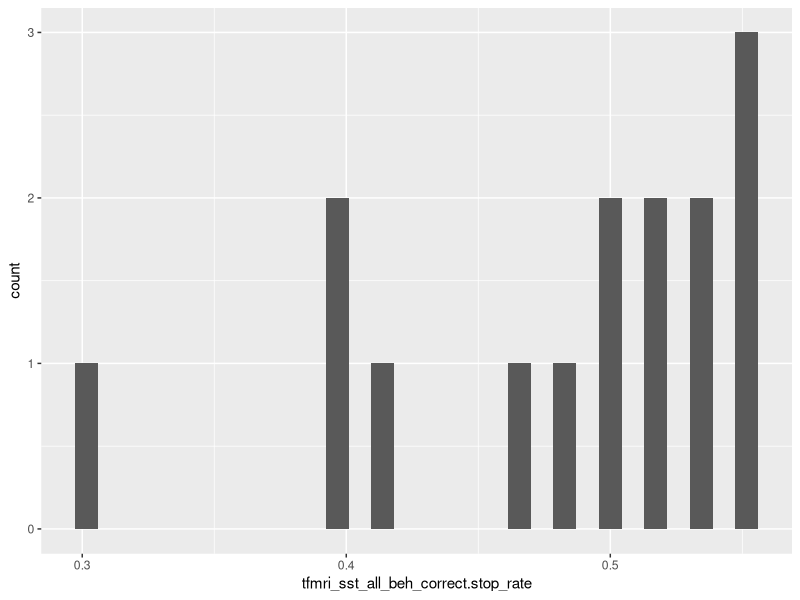

Here is the R script that generated this plot:
## ---- chunk 1
library(reshape)
library(tidyverse)
library(kableExtra)
library(matrixStats)
library(lme4)
library(nlme)
library(broom.mixed)
library(purrr)
## ---- chunk 2
comb2 <- read_csv("../nihl-r-classes-data-raw/comb2_sub.csv")
## ---- chunk 3
comb2$race.4level <- as.factor(comb2$race.4level)
comb2$sex_at_birth <- as.factor(comb2$sex_at_birth)

class(comb2$race.4level)
class(comb2$sex_at_birth)
## ---- chunk 4
comb2 %>% 
  ggplot(mapping = aes(tfmri_sst_all_beh_correct.stop_rate)) +
  geom_histogram()
## ---- chunk 5
comb2_sub <- read_csv("../nihl-r-classes-data-raw/comb2_sub.csv", 
    col_types = cols(X.x = col_number(), 
        tfmri_sst_all_beh_correct.stop_numtrials = col_number(), 
        tfmri_sst_all_beh_correct.stop_rate = col_number(), 
        discrimination_matrix_q5 = col_number(), 
        discrimination_matrix_q6 = col_number(), 
        discrimination_matrix_q7 = col_number(),  
tfmri_nback_all_emotion.vs.neutface_beta_cort.destrieux_g.temporal.middle.lh= col_number(),
tfmri_nback_all_emotion.vs.neutface_beta_cort.destrieux_g.temporal.middle.rh= col_number(),
tfmri_sst_all_correct.stop.vs.correct.go_beta_cort.destrieux_g.front.inf.opercular.lh= col_number(),
tfmri_sst_all_correct.stop.vs.correct.go_beta_cort.destrieux_g.front.inf.orbital.lh= col_number(),
tfmri_sst_all_correct.stop.vs.correct.go_beta_cort.destrieux_g.front.inf.triangul.lh= col_number(),
tfmri_sst_all_correct.stop.vs.correct.go_beta_cort.destrieux_g.front.sup.lh= col_number(),
tfmri_sst_all_correct.stop.vs.correct.go_beta_cort.destrieux_g.Pre.SMA.lh= col_number(),
tfmri_sst_all_correct.stop.vs.correct.go_beta_cort.destrieux_g.front.inf.opercular.rh= col_number(),
tfmri_sst_all_correct.stop.vs.correct.go_beta_cort.destrieux_g.front.inf.orbital.rh= col_number(),
tfmri_sst_all_correct.stop.vs.correct.go_beta_cort.destrieux_g.front.inf.triangul.rh= col_number(),
tfmri_sst_all_correct.stop.vs.correct.go_beta_cort.destrieux_g.front.sup.rh= col_number(),
tfmri_sst_all_correct.stop.vs.correct.go_beta_cort.destrieux_g.Pre.SMA.rh= col_number(),
tfmri_sst_all_correct.stop.vs.correct.go_sem_cort.destrieux_g.front.inf.opercular.lh= col_number(),
tfmri_sst_all_correct.stop.vs.correct.go_sem_cort.destrieux_g.front.inf.orbital.lh= col_number(),
tfmri_sst_all_correct.stop.vs.correct.go_sem_cort.destrieux_g.front.inf.triangul.lh= col_number(),
tfmri_sst_all_correct.stop.vs.correct.go_sem_cort.destrieux_g.front.sup.lh= col_number(),
tfmri_sst_all_correct.stop.vs.correct.go_sem_cort.destrieux_g.pariet.inf.supramar.lh= col_number(),
tfmri_sst_all_correct.stop.vs.correct.go_sem_cort.destrieux_g.front.inf.opercular.rh= col_number(),
tfmri_sst_all_correct.stop.vs.correct.go_sem_cort.destrieux_g.front.inf.orbital.rh= col_number(),
tfmri_sst_all_correct.stop.vs.correct.go_sem_cort.destrieux_g.front.inf.triangul.rh= col_number(),
tfmri_sst_all_correct.stop.vs.correct.go_sem_cort.destrieux_g.front.sup.rh= col_number(),
tfmri_sst_all_correct.stop.vs.correct.go_sem_cort.destrieux_g.pariet.inf.supramar.rh= col_number(),
tfmri_nback_all_emotion.vs.neutface_sem_cort.destrieux_g.temporal.middle.lh= col_number(),
tfmri_nback_all_emotion.vs.neutface_sem_cort.destrieux_g.temporal.middle.rh= col_number(),
tfmri_sst_all_correct.stop.vs.correct.go_beta_subcort.aseg_caudate.lh= col_number(),
tfmri_sst_all_correct.stop.vs.correct.go_beta_subcort.aseg_putamen.lh= col_number(),
tfmri_sst_all_correct.stop.vs.correct.go_beta_subcort.aseg_caudate.rh= col_number(),
tfmri_sst_all_correct.stop.vs.correct.go_beta_subcort.aseg_putamen.rh= col_number(),
tfmri_sst_all_correct.stop.vs.correct.go_beta_cort.desikan_caudalanteriorcingulate.lh= col_number(),
tfmri_sst_all_correct.stop.vs.correct.go_beta_cort.desikan_inferiorparietal.lh= col_number(),
tfmri_sst_all_correct.stop.vs.correct.go_beta_cort.desikan_lateraloccipital.lh= col_number(),
tfmri_sst_all_correct.stop.vs.correct.go_beta_cort.desikan_parsopercularis.lh= col_number(),
tfmri_sst_all_correct.stop.vs.correct.go_beta_cort.desikan_parsorbitalis.lh= col_number(),
tfmri_sst_all_correct.stop.vs.correct.go_beta_cort.desikan_parstriangularis.lh= col_number(),
tfmri_sst_all_correct.stop.vs.correct.go_beta_cort.desikan_caudalanteriorcingulate.rh= col_number(),
tfmri_sst_all_correct.stop.vs.correct.go_beta_cort.desikan_inferiorparietal.rh= col_number(),
tfmri_sst_all_correct.stop.vs.correct.go_beta_cort.desikan_lateraloccipital.rh= col_number(),
tfmri_sst_all_correct.stop.vs.correct.go_beta_cort.desikan_parsopercularis.rh= col_number(),
tfmri_sst_all_correct.stop.vs.correct.go_beta_cort.desikan_parsorbitalis.rh= col_number(),
tfmri_sst_all_correct.stop.vs.correct.go_beta_cort.desikan_parstriangularis.rh= col_number(),
tfmri_sst_all_correct.stop.vs.correct.go_sem_subcort.aseg_caudate.lh= col_number(),
tfmri_sst_all_correct.stop.vs.correct.go_sem_subcort.aseg_putamen.lh= col_number(),
tfmri_sst_all_correct.stop.vs.correct.go_sem_subcort.aseg_caudate.rh= col_number(),
tfmri_sst_all_correct.stop.vs.correct.go_sem_subcort.aseg_putamen.rh= col_number(),
tfmri_sst_all_correct.stop.vs.correct.go_sem_cort.desikan_caudalanteriorcingulate.lh= col_number(),
tfmri_sst_all_correct.stop.vs.correct.go_sem_cort.desikan_inferiorparietal.lh= col_number(),
tfmri_sst_all_correct.stop.vs.correct.go_sem_cort.desikan_lateraloccipital.lh= col_number(),
tfmri_sst_all_correct.stop.vs.correct.go_sem_cort.desikan_parsopercularis.lh= col_number(),
tfmri_sst_all_correct.stop.vs.correct.go_sem_cort.desikan_parsorbitalis.lh= col_number(),
tfmri_sst_all_correct.stop.vs.correct.go_sem_cort.desikan_parstriangularis.lh= col_number(),
tfmri_sst_all_correct.stop.vs.correct.go_sem_cort.desikan_caudalanteriorcingulate.rh= col_number(),
tfmri_sst_all_correct.stop.vs.correct.go_sem_cort.desikan_inferiorparietal.rh= col_number(),
tfmri_sst_all_correct.stop.vs.correct.go_sem_cort.desikan_lateraloccipital.rh= col_number(),
tfmri_sst_all_correct.stop.vs.correct.go_sem_cort.desikan_parsopercularis.rh= col_number(),
tfmri_sst_all_correct.stop.vs.correct.go_sem_cort.desikan_parsorbitalis.rh= col_number(),
tfmri_sst_all_correct.stop.vs.correct.go_sem_cort.desikan_parstriangularis.rh= col_number(),
tfmri_nback_all_emotion.vs.neutface_beta_subcort.aseg_putamen.lh= col_number(),
tfmri_nback_all_emotion.vs.neutface_beta_subcort.aseg_amygdala.lh= col_number(),
tfmri_nback_all_emotion.vs.neutface_beta_subcort.aseg_accumbens.area.lh= col_number(),
tfmri_nback_all_emotion.vs.neutface_beta_subcort.aseg_putamen.rh= col_number(),
tfmri_nback_all_emotion.vs.neutface_beta_subcort.aseg_amygdala.rh= col_number(),
tfmri_nback_all_emotion.vs.neutface_beta_subcort.aseg_accumbens.area.rh= col_number(),
tfmri_nback_all_emotion.vs.neutface_beta_cort.desikan_caudalmiddlefrontal.lh= col_number(),
tfmri_nback_all_emotion.vs.neutface_beta_cort.desikan_lateralorbitofrontal.lh= col_number(),
tfmri_nback_all_emotion.vs.neutface_beta_cort.desikan_medialorbitofrontal.lh= col_number(),
tfmri_nback_all_emotion.vs.neutface_beta_cort.desikan_parsopercularis.lh= col_number(),
tfmri_nback_all_emotion.vs.neutface_beta_cort.desikan_parstriangularis.lh= col_number(),
tfmri_nback_all_emotion.vs.neutface_beta_cort.desikan_rostralanteriorcingulate.lh= col_number(),
tfmri_nback_all_emotion.vs.neutface_beta_cort.desikan_rostralmiddlefrontal.lh= col_number(),
tfmri_nback_all_emotion.vs.neutface_beta_cort.desikan_caudalmiddlefrontal.rh= col_number(),
tfmri_nback_all_emotion.vs.neutface_beta_cort.desikan_lateralorbitofrontal.rh= col_number(),
tfmri_nback_all_emotion.vs.neutface_beta_cort.desikan_medialorbitofrontal.rh= col_number(),
tfmri_nback_all_emotion.vs.neutface_beta_cort.desikan_parsopercularis.rh= col_number(),
tfmri_nback_all_emotion.vs.neutface_beta_cort.desikan_parstriangularis.rh= col_number(),
tfmri_nback_all_emotion.vs.neutface_beta_cort.desikan_rostralanteriorcingulate.rh= col_number(),
tfmri_nback_all_emotion.vs.neutface_beta_cort.desikan_rostralmiddlefrontal.rh= col_number(),
tfmri_nback_all_emotion.vs.neutface_sem_subcort.aseg_putamen.lh= col_number(),
tfmri_nback_all_emotion.vs.neutface_sem_subcort.aseg_amygdala.lh= col_number(),
tfmri_nback_all_emotion.vs.neutface_sem_subcort.aseg_accumbens.area.lh= col_number(),
tfmri_nback_all_emotion.vs.neutface_sem_subcort.aseg_putamen.rh= col_number(),
tfmri_nback_all_emotion.vs.neutface_sem_subcort.aseg_amygdala.rh= col_number(),
tfmri_nback_all_emotion.vs.neutface_sem_subcort.aseg_accumbens.area.rh= col_number(),
tfmri_nback_all_emotion.vs.neutface_sem_cort.desikan_caudalmiddlefrontal.lh= col_number(),
tfmri_nback_all_emotion.vs.neutface_sem_cort.desikan_lateralorbitofrontal.lh= col_number(),
tfmri_nback_all_emotion.vs.neutface_sem_cort.desikan_medialorbitofrontal.lh= col_number(),
tfmri_nback_all_emotion.vs.neutface_sem_cort.desikan_parsopercularis.lh= col_number(),
tfmri_nback_all_emotion.vs.neutface_sem_cort.desikan_parstriangularis.lh= col_number(),
tfmri_nback_all_emotion.vs.neutface_sem_cort.desikan_rostralanteriorcingulate.lh= col_number(),
tfmri_nback_all_emotion.vs.neutface_sem_cort.desikan_rostralmiddlefrontal.lh= col_number(),
tfmri_nback_all_emotion.vs.neutface_sem_cort.desikan_caudalmiddlefrontal.rh= col_number(),
tfmri_nback_all_emotion.vs.neutface_sem_cort.desikan_lateralorbitofrontal.rh= col_number(),
tfmri_nback_all_emotion.vs.neutface_sem_cort.desikan_medialorbitofrontal.rh= col_number(),
tfmri_nback_all_emotion.vs.neutface_sem_cort.desikan_parsopercularis.rh= col_number(),
tfmri_nback_all_emotion.vs.neutface_sem_cort.desikan_parstriangularis.rh= col_number(),
tfmri_nback_all_emotion.vs.neutface_sem_cort.desikan_rostralanteriorcingulate.rh= col_number(),
tfmri_nback_all_emotion.vs.neutface_sem_cort.desikan_rostralmiddlefrontal.rh= col_number(),
age= col_number(),
reshist_state_racism_factor.y= col_number(),
Mean_Discrimination= col_number(),
SD_Discrimination= col_number(),
Z_Score= col_number(),
tfmri_nback_all_emotion.vs.neutface_beta_cort.desikan_vlPFC.rh= col_number(),
tfmri_nback_all_emotion.vs.neutface_beta_cort.desikan_vlPFC.lh= col_number(),
tfmri_nback_all_emotion.vs.neutface_beta_cort.desikan_vmPFC.rh= col_number(),
tfmri_nback_all_emotion.vs.neutface_beta_cort.desikan_vmPFC.lh= col_number(),
tfmri_nback_all_emotion.vs.neutface_beta_cort.desikan_dlPFC.rh= col_number(),
tfmri_nback_all_emotion.vs.neutface_beta_cort.desikan_dlPFC.lh= col_number(),
tfmri_sst_all_correct.stop.vs.correct.go_beta_cort.desikan_vlPFC.rh= col_number(),
tfmri_sst_all_correct.stop.vs.correct.go_beta_cort.desikan_vlPFC.lh= col_number(),
tfmri_sst_all_correct.stop.vs.correct.go_beta_cort.destrieux_g.front.inf.front.gyrus.rh= col_number(),
tfmri_sst_all_correct.stop.vs.correct.go_beta_cort.destrieux_g.front.inf.front.gyrus.lh= col_number(),
X.y= col_number(),
tfmri_sst_all_correct.stop.vs.correct.go_beta_cort.destrieux_g.pariet.inf.supramar.lh= col_number(),
tfmri_sst_all_correct.stop.vs.correct.go_beta_cort.destrieux_g.pariet.inf.supramar.rh= col_number(),
X= col_number(),
tfmri_sst_all_beh_total_mssrt= col_number(),
mri_info_device.serial.number= col_number(),
        tfmri_sst_all_beh_total_mssrt = col_number()))
## ---- chunk 6
comb2_sub_list <- as.list.data.frame(comb2_sub)
